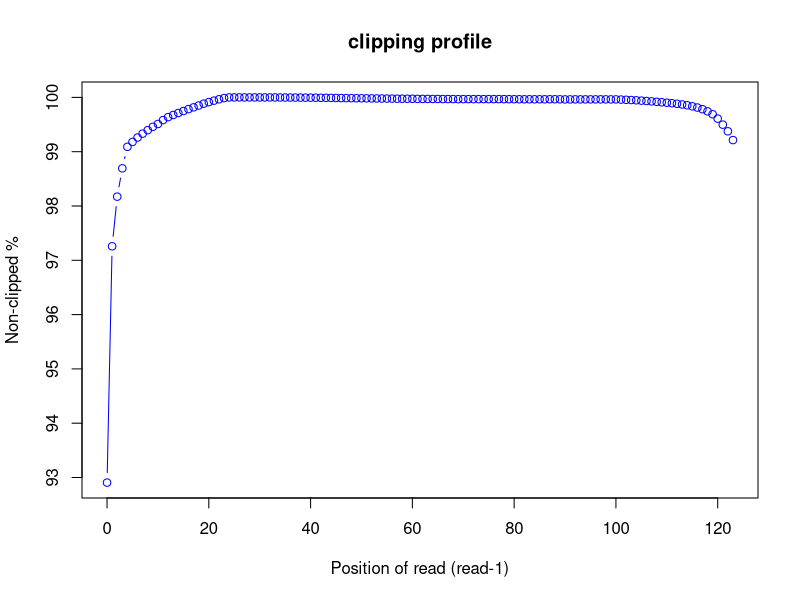
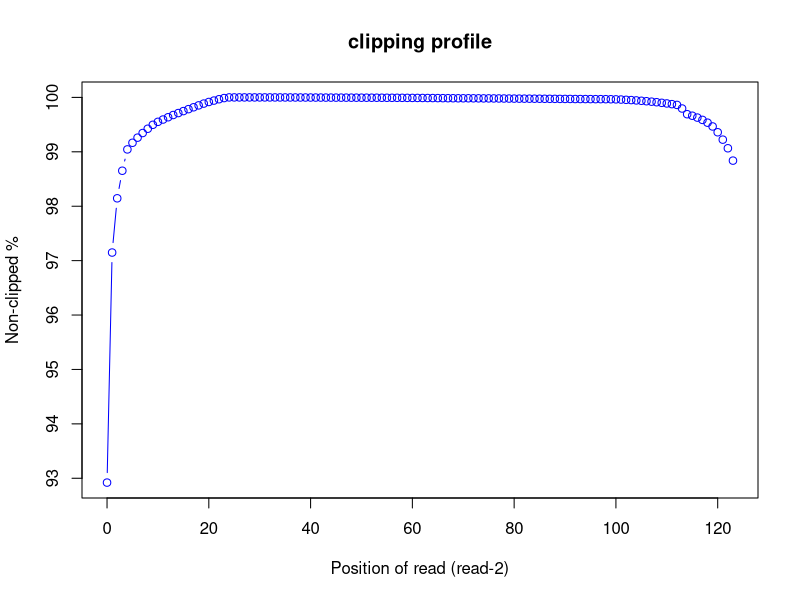

Here is the R script that generated these plots, in order:
pdf("SRR11647698.clipping_profile.R1.pdf")
read_pos=c(0,1,2,3,4,5,6,7,8,9,10,11,12,13,14,15,16,17,18,19,20,21,22,23,24,25,26,27,28,29,30,31,32,33,34,35,36,37,38,39,40,41,42,43,44,45,46,47,48,49,50,51,52,53,54,55,56,57,58,59,60,61,62,63,64,65,66,67,68,69,70,71,72,73,74,75,76,77,78,79,80,81,82,83,84,85,86,87,88,89,90,91,92,93,94,95,96,97,98,99,100,101,102,103,104,105,106,107,108,109,110,111,112,113,114,115,116,117,118,119,120,121,122,123)
r1_clip_count=c(1126051.0,435217.0,290146.0,207319.0,144426.0,130099.0,117347.0,105957.0,95688.0,85926.0,77629.0,66344.0,57598.0,51406.0,45621.0,39812.0,34255.0,29063.0,23700.0,18292.0,13767.0,9573.0,5496.0,2008.0,0,2.0,5.0,14.0,28.0,41.0,59.0,88.0,105.0,160.0,231.0,272.0,348.0,444.0,539.0,678.0,783.0,922.0,1064.0,1258.0,1437.0,1689.0,1962.0,2098.0,2232.0,2412.0,2556.0,2747.0,2899.0,3076.0,3201.0,3395.0,3519.0,3707.0,3829.0,3875.0,4008.0,4237.0,4379.0,4471.0,4567.0,4624.0,4766.0,4833.0,4842.0,5123.0,5046.0,5072.0,5046.0,5027.0,5047.0,5097.0,5020.0,5023.0,5104.0,5221.0,5319.0,5383.0,5515.0,5483.0,5548.0,5520.0,5560.0,5436.0,5439.0,5582.0,5866.0,5845.0,5729.0,5790.0,5775.0,5792.0,5776.0,5687.0,5713.0,5818.0,5841.0,6353.0,6959.0,7622.0,8446.0,9434.0,10457.0,11646.0,12848.0,14167.0,15523.0,16950.0,18599.0,20622.0,23002.0,25985.0,29632.0,34453.0,40726.0,49211.0,62029.0,79722.0,99114.0,124756.0)
r1_nonclip_count = 15873853 - r1_clip_count
plot(read_pos, r1_nonclip_count*100/(r1_clip_count + r1_nonclip_count),col="blue",main="clipping profile",xlab="Position of read (read-1)",ylab="Non-clipped %",type="b")
dev.off()
pdf("SRR11647698.clipping_profile.R2.pdf")
read_pos=c(0,1,2,3,4,5,6,7,8,9,10,11,12,13,14,15,16,17,18,19,20,21,22,23,24,25,26,27,28,29,30,31,32,33,34,35,36,37,38,39,40,41,42,43,44,45,46,47,48,49,50,51,52,53,54,55,56,57,58,59,60,61,62,63,64,65,66,67,68,69,70,71,72,73,74,75,76,77,78,79,80,81,82,83,84,85,86,87,88,89,90,91,92,93,94,95,96,97,98,99,100,101,102,103,104,105,106,107,108,109,110,111,112,113,114,115,116,117,118,119,120,121,122,123)
r2_clip_count=c(1123828.0,452604.0,294373.0,213953.0,151717.0,132359.0,117444.0,103905.0,91432.0,79926.0,71255.0,64555.0,57891.0,51368.0,45645.0,39912.0,34281.0,28811.0,23249.0,18010.0,13331.0,9258.0,5348.0,1938.0,0,2.0,4.0,6.0,13.0,26.0,31.0,31.0,42.0,64.0,84.0,123.0,148.0,189.0,243.0,274.0,333.0,397.0,458.0,506.0,550.0,598.0,642.0,669.0,741.0,769.0,820.0,856.0,897.0,927.0,997.0,1067.0,1121.0,1163.0,1225.0,1357.0,1475.0,1549.0,1665.0,1793.0,1889.0,2051.0,2196.0,2330.0,2422.0,2564.0,2564.0,2541.0,2637.0,2747.0,2863.0,2885.0,2997.0,3090.0,3212.0,3364.0,3472.0,3589.0,3619.0,3698.0,3767.0,3860.0,4014.0,4133.0,4212.0,4375.0,4445.0,4530.0,4707.0,4788.0,4834.0,4963.0,5079.0,5089.0,5185.0,5413.0,5694.0,6253.0,7015.0,7775.0,8756.0,9861.0,11126.0,12445.0,14025.0,15780.0,17605.0,19635.0,21897.0,32379.0,49019.0,53441.0,58874.0,65577.0,73725.0,84766.0,101667.0,123241.0,148399.0,184427.0)
r2_nonclip_count = 15873853 - r2_clip_count
plot(read_pos, r2_nonclip_count*100/(r2_clip_count + r2_nonclip_count),col="blue",main="clipping profile",xlab="Position of read (read-2)",ylab="Non-clipped %",type="b")
dev.off()
